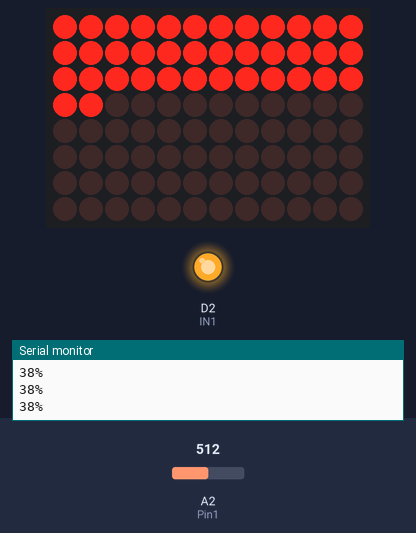
Simulated run of this sketch. Board: Arduino Uno R4 WiFi. On the bench: 12×8 LED matrix, output pins drawn as LEDs (lit = HIGH), the last lines printed to the serial monitor. The inputs (shaded band) are chosen by the test bench; at power-on: A2 (Pin1) = 512.

Above: at 1.7 s.
1.8 s: A2 (Pin1) set to 306
At 2.8 s:
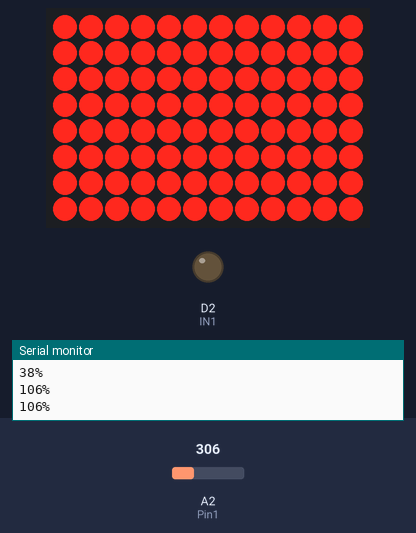
3.5 s: A2 (Pin1) set to 511
At 3.9 s:
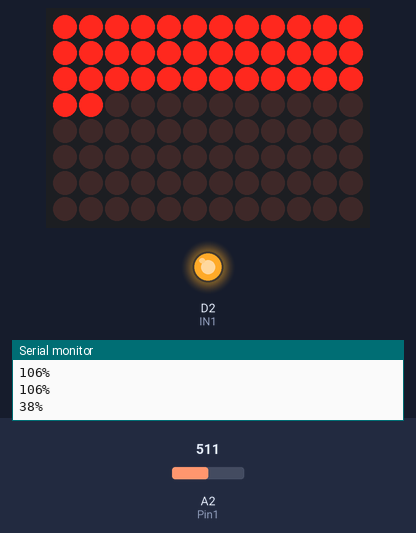
5.0 s: A2 (Pin1) set to 716
At 6.3 s:
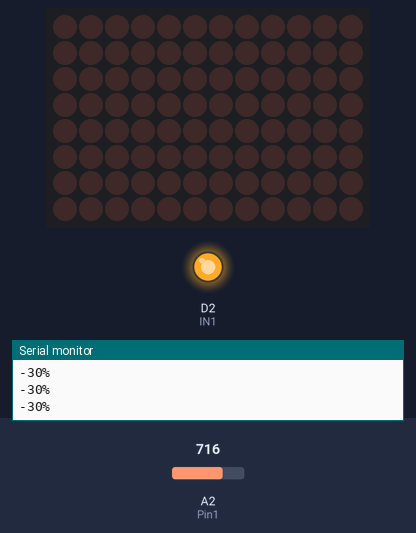
Timing chart, 0 to 8.0 s (numbered marks = the images above; inputs shaded):
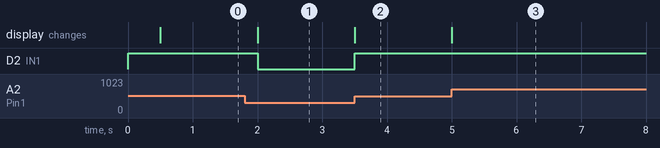

The sketch:

plant-v1.ino
```cpp
#include "Arduino_LED_Matrix.h"

ArduinoLEDMatrix matrix;

const int dry = 624;
const int wet = 324;

void setBits(uint8_t bits[8][12], int n) {
  if (n < 0) n = 0;
  if (n > 96) n = 96;

  for (int i = 0; i < 8; i++) {
    for (int j = 0; j < 12; j++) {
      int index = i * 12 + j;
      bits[i][j] = (index < n) ? 1 : 0;
    }
  }
}

int Pin1 = A2; // ANALOG IN
int IN1 = 2; // DIGITAL
float sensorVal = 0;

void setup() {
  Serial.begin(9600);
  matrix.begin();

  pinMode(IN1, OUTPUT);
  pinMode(Pin1, INPUT);
  digitalWrite(IN1, HIGH);
  delay(500);
}

void loop() {
  sensorVal = analogRead(A2);
  int percentageHumidity = map(sensorVal, wet, dry, 100, 0);

  uint8_t bits[8][12];
  setBits(bits, percentageHumidity);
  matrix.renderBitmap(bits, 8, 12);

  Serial.print(percentageHumidity);
  Serial.println("%");

  if(percentageHumidity > 40) {
    digitalWrite(IN1, LOW);
  } else {
    digitalWrite(IN1, HIGH);
  }

  delay(500);
}
```

Measured:
- after the input at 1.8 s, D2 (IN1): HIGH → LOW after 0.20 s; the display: changes after 0.20 s (image 1)
- after the input at 3.5 s, D2 (IN1): LOW → HIGH at once; the display: changes at once (image 2)
- after the input at 5.0 s, the display: changes at once (image 3)
